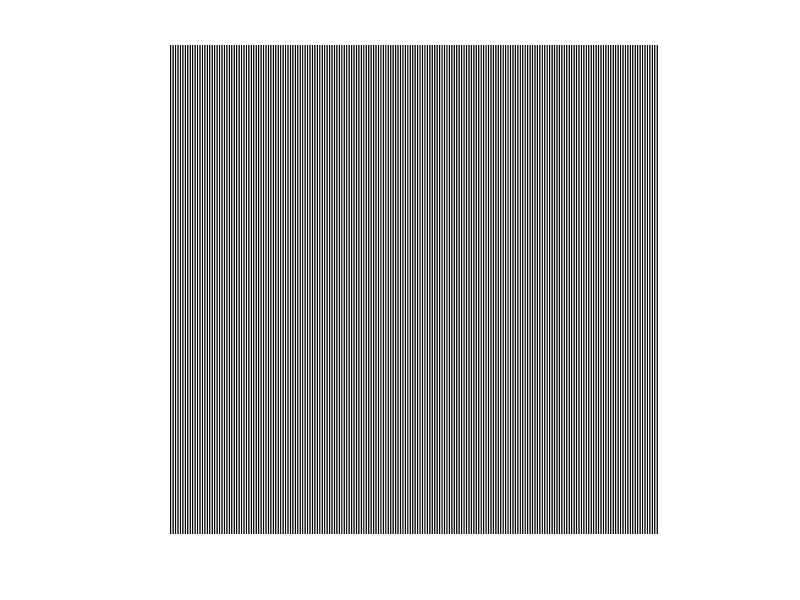

The MATLAB source for this figure: (Note: a time limit stopped this script after it produced the figure.)
% generateTestPair
% Generates a fringe pattern and a distorted fringe pattern to test an
% implementation of FTP

% set the test you want to generate
im_test = 3;

hdim = 4000;
vdim = 4000;
freq = 200;


refim = 1:(hdim/freq);
refim = 0.5 + 0.5 * cos(2*pi*(refim/hdim)*freq);
refim = repmat(refim,vdim,freq);

figure;
imshow(refim)

switch im_test
    case 1
        dataim = refim;
        shift = dataim(400:600,400:600);
        for i=1:7
            dataim(400:600,(400-i):(600-i)) = shift;
        end
        
    case 2
        dataim = refim;
        for i=1:12
            dataim((400+30*i):(429+30*i),400:800) = dataim((400+30*i):(429+30*i),(400+i):(800+i));
        end
        
    case 3
        L = 300;
        p = hdim/freq;
        D = 50;
%         x = linspace(1,1920);
%         y = linspace(1,1080);
        [X,Y] = meshgrid(1:hdim,1:vdim);
%         z = 30*sin(10*(X+Y)/100);
        z = 100*exp(-((X-(hdim/2)).^2)/(hdim^2/10)-((Y-(vdim/2)).^2)/(hdim^2/10));
        figure;
        surf(1:hdim,1:vdim,z,'edgecolor','none')
        phi = (2*pi*D*z/p).*(z-L).^-1;
        dataim = .5+.5*cos(2*pi*(X/hdim)*freq + phi);
        
        
end

figure;
imshow(dataim)

dataim  = repmat(dataim,[1,1,3]);
refim = repmat(refim, [1,1,3]);

imwrite(dataim,'dataim.png')
imwrite(refim,'refim.png')
